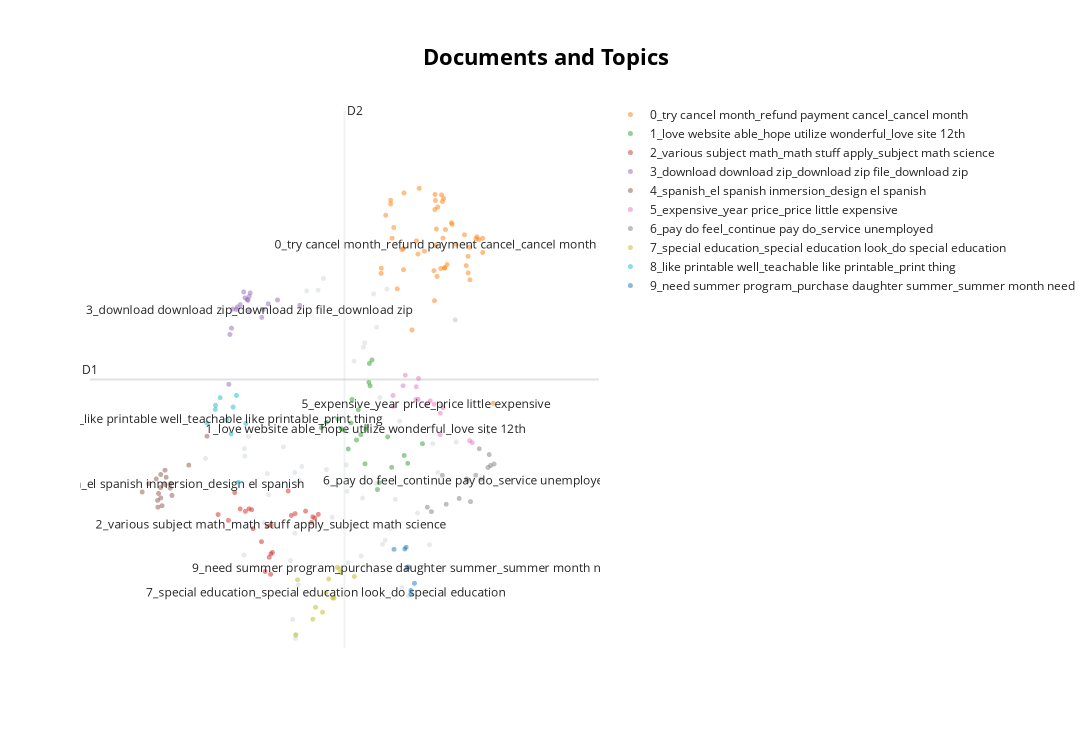

Notebook cell for this chart:
### Code cell
topic_model.visualize_documents(content_documents, embeddings=embeddings)

### Figure 1 — Plotly figure (JSON) as saved in the notebook; plotly's stock layout.template omitted (floating-point values rounded to 4 significant figures)
{"data": [{"hoverinfo": "text", "hovertext": ["need regularly thing look holiday hit spotsomewhat inaccurate", "wish website allow preview download way intuitive case need cancel regardless afford right", "look basic addition subtraction work 2 3 digit problem helpful feel like do summer do forget", "like illustration style similar platform come need", "time look specific like monthly piece", "guy provide awesome wonder kind work cite make reliable educational materialsactvitie", "quality content hit miss lot heavily christian content promote secular educational", "use trial make recommendation supervise pleased recommend", "use goal ped hospital year meet goal long need", "dual printable visual englishmandarin age appropriate kindergarten high", "science specifically wind altitude density air pressure just project", "year math class majority use love site sure day ill", "long accept waiting long need dissatisfied service product recommend", "science inadequate need rigourous variety science concept limit", "interested curious sign picture show sign come confusing", "mainly use return public use art class think wonderful thank", "able incorporate like curriculum demand support cost think cost unreasonable just need cut budget overall reasonably price just justify pay able frequently completely pleased item download use", "district lot new stop pay product pocket thank", "switch level pathsplan come settle know", "purchase grandkid use like think need reduce lot membership", "free trial great currently afford thank provide quality download", "think future old get", "organize difficult quality range poor simply ok organization", "love consider join position utilize", "love use different level adult class year current class thank great", "likely come old just use continue pay", "lovely unfortunately currently need change circumstance", "add format mobile device remote desktop laptop join smartphone content reformatte content page large font legible use handheld device", "do time look probably well join year start time look come time invest", "fantastic level anymore lose grant afterschool program need product grant ill", "sel crap really think people understand horrible think just understand emotion common core bad collective dumbing long sorry straw", "have health issue free absolutely stay really enjoy content helpful thank", "education get political old season feel need change career 54 thank", "subject require use summer long summer thank", "work age 1822 lot group special need", "get year assignment son need photo tri board keep month know soon time come choose bunch plan come today website difficult look 3 download do actually categorize just ask question know extremely disappointed believe spend literally", "need ai create plan specify format choice poorly write plan take time take ai form interested help make ai work well feel free email need", "try way switch ultimate core option", "appreciate variety quality great need justify", "need colorful handout print basic fact holiday use university event outreach", "great introduce program place provide need just unaware program thank trial great work", "prtf unfortunately currently possibly january", "great using use eiduladha presentation office need like lot love free version son get lot need", "912 just like do elementarymiddle", "lot thing look available primarily nondenominational bible study grader catholic struggle specific thing want like map plymouth colony finally 90year bargain think ill 90 worth year", "want game age 6 like like escape room scavenger hunt", "low insufficient level subjectcurriculum", "difficult manage subscription thing chance speech therapy", "switch high ed k12 helpful time age group", "understand need increase price add utilize math science wish price option cheap price start 50 worth double justify cost reach abussanichparamusschoolsorg", "6 year old learn portuguese limit old interesting", "hope pe physical plan implement pre k gymnastics program", null], "marker": {"color": "#CFD8DC", "opacity": 0.5, "size": 5}, "mode": "markers+text", "name": "other", "showlegend": false, "type": "scattergl", "x": [8.299, 8.252, 7.33, 6.412, 10.31, 7.805, 7.083, 9.033, 9.904, 7.817, 9.477, 8.621, 9.242, 7.854, 7.991, 7.377, 9.132, 10.82, 7.395, 9.44, 8.875, 9.955, 7.806, 9.372, 8.863, 10.32, 10.04, 7.014, 10.09, 8.839, 7.629, 8.897, 9.719, 9.578, 9.284, 7.02, 7.026, 8.169, 7.875, 7.857, 8.636, 10.3, 8.73, 7.771, 9.072, 9.172, 7.915, 9.082, 9.215, 8.388, 7.814, 7.738, 8.609], "y": [3.16, 5.708, 2.451, 3.308, 5.154, 2.311, 3.6, 5.502, 2.157, 0.958, 1.584, 2.87, 5.567, 2.961, 5.544, 3.106, 4.12, 3.65, 2.825, 3.805, 4.792, 3.505, 3.121, 2.763, 2.781, 3.527, 3.121, 2.019, 4.017, 2.005, 3.462, 4.85, 2.581, 1.476, 2.375, 3.439, 3.338, 5.554, 3.016, 1.622, 1.919, 5.159, 4.606, 1.161, 2.971, 2.163, 3.201, 5.058, 2.218, 2.524, 0.9085, 1.947, 3.222]}, {"hoverinfo": "text", "hovertext": ["look jewish warrant thank", "like refund do know month charge long", "refund 8988 know renew october 8 truly cany afford right loan 414 monthly payment pay 800 month childcare refund payment cancel", "cancel use account use service think thank", "refund payment collect seven day renewal thank", "try cancel forget password right email notice paypal account charge past month like refund 2700", "create account w answer cancel fucking difficult apparently pay 900 month month fuck yall mom", "make easy cancel help page simple cancel free trial", "pay double month guess sign email hear customer service cancel", "lose job need cancel 900month cancel account stop take monthly payment thank love website", "memory resign just see charge account love site zero extra cash right", "think different membership go sure cancel figure", "make easier cancel google process obvious link screen", "use try cancel month time think complete correctely miss", "complaint do website 30 day trial period sure wonderful", "1 price 2 fact multiple time cancel cancel cancel nope ridiculous", "use take 900 account refund", "think cancel piss went hopefully unsubscribe thank", "cancel trial period end charge month research thank", "try cancel month continue charge use like refund", "notify 90 payment come account today reminder nice receive option renew cancel seriously think cancel january do download pdf day ago figure free section see able warning say automatically renew", "believe cancelled immediately sign realize site like reimburse month pay use feel trap unwillingly", "have financial issue need cancel extra subscription hope reactivate well financial shape", "like take debit card month card get lock pay charge fee international hassle go bank time card lock", "annoyed cancel early month charge apparently cancel 34 time actually cancel frustrating", "long course use try cancel july just realize billing monthly", "like save custom resourcessave account suspend return work mid october strap cash pay", "just try limit subscription month ill probably come later year thank", "need handful project complete hard figure cancel rude", "sign month free receive message say notify month charge notify happen", "think cancel free trial work december stage 4 cancer reach time contact", "realize use site try figure twinkle payment just notice email morning", "district require preapproval subscription renew acquire approval district office", "actually annual pay do realize cancel monthly go try connect email need cancel account annual account sorensenbrittgmailcom thank", "use do realize free trial end charge like refund payment thank", "think set limit random number generator like stop just 0 1000", "time payment attempt card leave bad taste multiple time day just do work", "ridiculous difficult cancel hesitant consider return", "donald trump kamala harris donald trump 34 felon do need celebrate cancel probably think donald trump good human", "accord bank account bill november 27 expect account remain active time year", "sign soon user password", "make say want cancel time sad lead believe iyt cancel cancel month charge say cancel time cool", "switch job long access email associate account open new account different email", "know get change 8month definitely use warrant", "wonderful tell transparent kind note trial expire", "charge today knowledge cancel refund thank", "subscribe email address primarybnextgenerationschoolcom do know reoccurring appreciate refund hear set account thank support", "register free planner get email company go make sure send do receive", "sign free trial gain access unable access signing continually prompt sign annual access advertise free trial", null], "marker": {"opacity": 0.5, "size": 5}, "mode": "markers+text", "name": "0_try cancel month_refund payment cancel_cancel month", "text": ["", "", "", "", "", "", "", "", "", "", "", "", "", "", "", "", "", "", "", "", "", "", "", "", "", "", "", "", "", "", "", "", "", "", "", "", "", "", "", "", "", "", "", "", "", "", "", "", "", "0_try cancel month_refund payment cancel_cancel month"], "textfont": {"size": 12}, "type": "scattergl", "x": [9.403, 10.02, 10.14, 10.68, 10.08, 10.53, 10.48, 9.299, 10.45, 10.51, 10.32, 9.507, 9.223, 10.11, 9.15, 9.997, 10.18, 9.744, 9.321, 10.01, 10.26, 9.701, 9.974, 10.51, 10.03, 9.826, 10.9, 9.631, 9.299, 10.25, 9.348, 9.497, 9.982, 10.63, 9.477, 10.09, 10.54, 9.991, 9.988, 10.73, 10.11, 10.12, 10.64, 9.5, 9.154, 10.15, 10.14, 10.73, 9.726, 10.0], "y": [5.571, 5.736, 5.849, 6.226, 5.842, 6.126, 5.88, 6.703, 6.292, 6.005, 6.165, 6.85, 6.553, 6.735, 5.777, 6.748, 5.894, 6.912, 6.246, 6.369, 6.431, 6.211, 5.813, 5.783, 6.661, 6.072, 4.043, 5.022, 6.753, 6.453, 6.389, 6.107, 5.413, 6.239, 6.094, 6.824, 5.69, 6.83, 6.628, 6.245, 6.246, 6.776, 6.265, 5.826, 5.845, 6.361, 5.849, 6.055, 6.035, 6.152]}, {"hoverinfo": "text", "hovertext": ["excellent site maker studio limited scope need", "hard navigate want logical way well organization truly make stellar website", "love website able use website unfortunately afford subscription kind right able pay necessity", "parish provide workbook bible originally time start date receipt provide tell friend think offering creative abundant", "fabulous just use desire life busy mind future great site thank", "use site lot o originally think", "site great amazing unfortunately just afford additional bill moment great work hopefully ill able join soon thank", "market sex germany barbie sex doll america childs toy", "plan continue future fulfill curriculum year money maintain need love site thank", "great site resourcesjust need moment look target lot one general", "year recommend hope utilize wonderful ill year", "use private excellent love", "great place unfortunately long use site", "far good site retire need", "thank do retire 12 plethora include get", "retire watch penny long member year great", "look thing unique thing website jus hand thing", "good site subscribe soon time new job", "need dyslexia specific advertisement see site think great dyslexia therapist", "use plan future think great", "see google site join search come bummer think advertise actually available", "guy amazing recommend able work cut subscription well thank", "absolutely love site use highly recommend", "love site 12th love site expand upper", null], "marker": {"opacity": 0.5, "size": 5}, "mode": "markers+text", "name": "1_love website able_hope utilize wonderful_love site 12th", "text": ["", "", "", "", "", "", "", "", "", "", "", "", "", "", "", "", "", "", "", "", "", "", "", "", "1_love website able_hope utilize wonderful_love site 12th"], "textfont": {"size": 12}, "type": "scattergl", "x": [8.3, 8.219, 8.766, 9.121, 8.923, 8.682, 8.698, 8.53, 9.093, 8.477, 9.566, 8.9, 8.794, 9.253, 9.315, 9.511, 8.576, 8.979, 8.968, 9.795, 8.96, 9.008, 8.834, 8.638, 8.913], "y": [3.791, 3.717, 3.555, 2.985, 3.73, 3.783, 4.095, 3.706, 2.894, 3.837, 3.243, 3.236, 3.958, 3.596, 3.19, 3.348, 3.682, 4.277, 4.575, 3.505, 4.324, 4.621, 3.626, 3.434, 3.696]}, {"hoverinfo": "text", "hovertext": ["just culturallinguistic difference american australian business math understand reference use edit make change", "basic adequate correctly educate standard basic information like part fish ton information thing matter proper information christmas actually list go information skewed biased", "move math math look like stop", "rigorous gifted learner one available challenging work", "limited physical education main content area dance besr baste align visual", "great modify greatly make useful work just create", "look various subject math science english flound do alot subject matter need thank nice site need time cheer", "look color number multiple 68 math standard look practice 68 math standard", "use help set presentation soldier present second college level class probably time soon excellent", "secondary great stuff partially utilise art class force increase information difficulty make standard 912th grader 5 minute", "need modification visual special ed board maker symbol powerpoint good special lead", "great stuff adjust assignment base need end need make thing", "find sufficient work need enhance learn limit direct content", "different math relate topic alot recreation end create powerpoint", "wish interactive just powerpoint print require prep work set hard accomplish work multiple skill various group", "enjoy complaint answer key math incorrect answer", "use computer internet special education presentation interactive", "work 512th struggle find meet state level rigor", "need computer science thing see math stuff apply justify", "currently need resume future resubscribe piece feedback use story quite bit powerpoint amazing story available pdf", "align need product good just need", "parent use twinkle supplemental work help daughter work tutor thank", "engage consistently level math", null], "marker": {"opacity": 0.5, "size": 5}, "mode": "markers+text", "name": "2_various subject math_math stuff apply_subject math science", "text": ["", "", "", "", "", "", "", "", "", "", "", "", "", "", "", "", "", "", "", "", "", "", "", "2_various subject math_math stuff apply_subject math science"], "textfont": {"size": 12}, "type": "scattergl", "x": [6.609, 7.75, 8.086, 7.433, 7.456, 6.771, 7.809, 8.115, 7.406, 7.377, 6.869, 7.133, 7.286, 7.09, 6.953, 8.171, 7.343, 7.155, 7.974, 7.035, 7.702, 7.428, 8.065, 7.435], "y": [2.56, 2.548, 2.529, 2.036, 2.055, 2.482, 2.572, 2.514, 1.99, 2.403, 2.853, 2.625, 2.198, 2.638, 2.635, 2.562, 1.801, 2.371, 2.606, 2.602, 2.874, 1.763, 2.454, 2.421]}, {"hoverinfo": "text", "hovertext": ["download download zip file instead downloadable document", "issue have correct printing format download large view", "great need family christmas party download really need", "require resize editor print directly site cut page do print frustrating thing print correctly", "like se specifoc preview download woth aa waatermark fact haad download useful", "able download pdf try numerous thing open open want pay unable", "download difficult indicate path long need extract just work", "figure way print download time download go download open way difficult", "says download use error subject need", "goodhard know download hard search cumbersome lacked type hope", "download page open print say unable open waste time", "page print alignment think just packet download reoccurring issue", "chemistry open download look 1012 level", "good zip file download instead just have access print download zip file ton want download zip file everyday just want download zip file everyday computer phone", "4th6th move prek prek engage available age plus wish print directly website having load", "just parent look extra file available free online", "look anatomy do close need able download print … file spam", "download social story 500 image appear recent album gallery download just random sign symbol logo completely unrelated story website busy confusing way concentrate item", null], "marker": {"opacity": 0.5, "size": 5}, "mode": "markers+text", "name": "3_download download zip_download zip file_download zip", "text": ["", "", "", "", "", "", "", "", "", "", "", "", "", "", "", "", "", "", "3_download download zip_download zip file_download zip"], "textfont": {"size": 12}, "type": "scattergl", "x": [7.009, 6.818, 7.312, 6.777, 7.391, 7.095, 6.895, 6.909, 7.062, 6.954, 6.842, 6.794, 7.29, 7.03, 7.882, 7.11, 7.075, 7.536, 7.099], "y": [5.529, 5.046, 5.295, 4.297, 5.37, 5.469, 5.296, 5.328, 5.427, 5.36, 5.301, 4.962, 5.19, 5.451, 5.352, 5.516, 5.417, 5.422, 5.279]}, {"hoverinfo": "text", "hovertext": ["mexico ppt say mexico north america read cactus say south america", "spanish inmersion program hispanic month nee spanish", "incredibly useful especially spanish hard come", "ppt computer look google slide format far spanish site", "currently russian immersion program english renew return english program", "strictly look newcomer el advanced design el", "main ideacentral message reading comprehension passage sciencesocial study", "add option spanish art ease select downloand spanish language", "like add grammar world language", "error ell tell ell create native english speaker", "history relate ottoman empire new zealand waitangi treatment napoleon shaka zulu captain cooktahiti", "world language look vocabulary grammar level a1a2b1 french spanish chinese reading passage target cultural unit support", "shia look satisfactory write shia source", "bilingual teach traditional chinese 5yearold especially phonetic symbol zhuyin", "phoneme story multiple spelling digraphs say sound successful way quickly improve read ability like word say ' sh ' include spelling sh ch ti ci use", "digital art photography animation graphic design exist hard", "look english phonic game plus interesting english game lunache", null], "marker": {"opacity": 0.5, "size": 5}, "mode": "markers+text", "name": "4_spanish_el spanish inmersion_design el spanish", "text": ["", "", "", "", "", "", "", "", "", "", "", "", "", "", "", "", "", "4_spanish_el spanish inmersion_design el spanish"], "textfont": {"size": 12}, "type": "scattergl", "x": [5.736, 5.667, 5.671, 5.89, 5.682, 6.153, 5.863, 5.867, 5.645, 5.715, 5.427, 5.712, 5.528, 5.716, 5.782, 6.436, 5.8, 5.782], "y": [2.679, 2.749, 2.659, 2.815, 2.841, 3.22, 2.912, 2.974, 3.037, 3.095, 2.861, 2.919, 2.973, 2.782, 3.151, 3.605, 3.057, 2.96]}, {"hoverinfo": "text", "hovertext": ["wonderful affordable definitely resubscribe", "delight unfortunately afford", "library like holiday budget pay", "biden harris administration ruin economy inflation roof expensive just buy grocery gas", "ask director program work purchase plan personally afford", "online just need price little expensive consider subscribe future", "originally want purchase outright available buy la carte signup", "want 1 2 document great plan make sense cost", "plan buy annual year year 15 cheap", "really like just afford time", "feel like price significantly increase year good reason justify nearly 90 spend", "year price 4995 reasonable occasional year price 90 year high site ’s sadly way supplement", "great currently use justify monthly cost start ready", "afford probably right just thank", "just hit extra expense hurricane helene lose food damage electronics black mold show afford renew", null], "marker": {"opacity": 0.5, "size": 5}, "mode": "markers+text", "name": "5_expensive_year price_price little expensive", "text": ["", "", "", "", "", "", "", "", "", "", "", "", "", "", "", "5_expensive_year price_price little expensive"], "textfont": {"size": 12}, "type": "scattergl", "x": [9.734, 10.07, 9.335, 10.57, 9.493, 9.698, 9.527, 9.339, 9.695, 10.12, 9.918, 9.729, 9.977, 10.07, 10.53, 9.854], "y": [4.374, 3.627, 4.148, 3.519, 4.278, 4.265, 4.418, 4.004, 4.095, 3.986, 4.077, 4.095, 4.032, 3.911, 3.546, 4.025]}, {"hoverinfo": "text", "hovertext": ["great just experience financial hardship cut thing regular basis", "work agency support autistic caregiver feel comfortable sharing encourage caregiver join adapt think need help time get great hand continue pay", "long work population ill get", "great position change intervention need new", "wish pay monthly paycheck reduce way save money thank", "currently experience change district level pay try balance guy great", "vocational special ed just switch position able come", "search vocational little want pay vocational let know", "absolutely love service highly autistic 7 year old use time long afford si gle mom recently lose main source income", "do do love helpful stressful job like", "unexpectedly release position begin september do realize subscribe service unemployed afford new job", "do feel grace good little cringy confusing", "husband lose job feel justify expense great rejoin future", "amazing work moment get job looe good far sad little bit money help basic bill", null], "marker": {"opacity": 0.5, "size": 5}, "mode": "markers+text", "name": "6_pay do feel_continue pay do_service unemployed", "text": ["", "", "", "", "", "", "", "", "", "", "", "", "", "", "6_pay do feel_continue pay do_service unemployed"], "textfont": {"size": 12}, "type": "scattergl", "x": [10.86, 10.63, 10.54, 9.871, 10.84, 10.68, 9.935, 10.17, 10.7, 10.48, 10.37, 10.11, 10.91, 10.82, 10.49], "y": [3.214, 3.085, 2.733, 2.658, 3.36, 3.438, 2.599, 2.698, 3.031, 3.036, 2.775, 3.083, 3.234, 3.188, 3.009]}, {"hoverinfo": "text", "hovertext": ["need access assignment just couple year college", "special education just relate population work justify keep account thank introduction know", "nonchildish special ed young teenager special need cognitivelyappropriate infantilize easy just make", "lifesaver young upper curriculum wiggle room able thing applicable i d recommend early childhood", "variety meeting need curriculum", "special education look cater need option available website", "use international year usa need assistance study private entrance exam isee ssat hspt shsat", "implement strict curriculum follow time incorporate outside", "really do special education justify price", "specialty school service get really stuff", "countystate do allow instructional outside program use able great", "christian educator work youth special event basis thank opportunity test", null], "marker": {"opacity": 0.5, "size": 5}, "mode": "markers+text", "name": "7_special education_special education look_do special education", "text": ["", "", "", "", "", "", "", "", "", "", "", "", "7_special education_special education look_do special education"], "textfont": {"size": 12}, "type": "scattergl", "x": [8.333, 8.495, 7.822, 8.087, 8.129, 8.467, 8.734, 8.238, 8.52, 8.394, 8.415, 7.848, 8.29], "y": [1.7, 1.838, 0.9538, 1.165, 1.323, 1.858, 1.734, 1.258, 1.788, 1.447, 1.445, 1.691, 1.517]}, {"hoverinfo": "text", "hovertext": ["practical age printable advanced video attention", "appreciate volume creative option provide lead", "read copywriting policy look compose book use", "ixl online well print lot time int fix digital friendly", "visual various speech therapy goal require cut paste printout printable poster", "need clipart easy print want print thing feel board music", "wish order bulletin board kind real pain have print laminate time paper", "go try educationcom okay thing hate blue ink waste time print understand put namelogo need banner blue distract waste ink decorative fluff page make actual content small", "scholastic teachable like printable well cover subject printable feel like busywork way vs printable scholastic prefer scholastic artwork artwork vectorish expensive actually use scheduling curriculum recommend customer purchase pay properly preview item scheduling cancel come later", null], "marker": {"opacity": 0.5, "size": 5}, "mode": "markers+text", "name": "8_like printable well_teachable like printable_print thing", "text": ["", "", "", "", "", "", "", "", "", "8_like printable well_teachable like printable_print thing"], "textfont": {"size": 12}, "type": "scattergl", "x": [6.438, 6.927, 6.843, 6.896, 6.566, 6.569, 6.642, 6.813, 7.043, 6.748], "y": [3.779, 2.99, 3.993, 4.149, 3.962, 4.017, 4.119, 3.636, 3.776, 3.825]}, {"hoverinfo": "text", "hovertext": ["need summer program potentially summer", "use summer need right", "purchase daughter summer month need thank great", "soon income completely site great really help daughter", "excellent need thing time anymore just occasionally niece", "go junior high need anymore", "private use twinkls help lot past month currently break intend return year probably need plan class 6 month", null], "marker": {"opacity": 0.5, "size": 5}, "mode": "markers+text", "name": "9_need summer program_purchase daughter summer_summer month need", "text": ["", "", "", "", "", "", "", "9_need summer program_purchase daughter summer_summer month need"], "textfont": {"size": 12}, "type": "scattergl", "x": [9.616, 9.612, 9.67, 9.541, 9.519, 9.351, 9.573, 9.555], "y": [1.547, 1.498, 1.642, 2.123, 2.101, 2.097, 1.86, 1.838]}], "layout": {"annotations": [{"showarrow": false, "text": "D1", "x": 4.613, "y": 4.361, "yshift": 10}, {"showarrow": false, "text": "D2", "x": 8.58, "xshift": 10, "y": 7.949}], "height": 750, "shapes": [{"line": {"color": "#CFD8DC", "width": 2}, "type": "line", "x0": 8.58, "x1": 8.58, "y0": 0.7722, "y1": 7.949}, {"line": {"color": "#9E9E9E", "width": 2}, "type": "line", "x0": 4.613, "x1": 12.55, "y0": 4.361, "y1": 4.361}], "title": {"font": {"color": "Black", "size": 22}, "text": "<b>Documents and Topics</b>", "x": 0.5, "xanchor": "center", "yanchor": "top"}, "width": 1200, "xaxis": {"visible": false}, "yaxis": {"visible": false}}}
